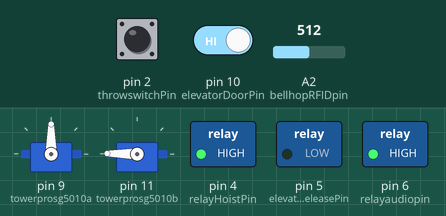
Recording of a sketch running on a simulated Arduino Uno, built with avr-gcc and run on an emulated ATmega328P. On the bench: 2 × servo, switched loads named in the sketch (green lamp = pin HIGH). Inputs (shaded band) come from the test bench; at power-on: pin 2 (throwswitchPin) LOW, pin 10 (elevatorDoorPin) HIGH, A2 (bellhopRFIDpin) = 512. Pins used as bus, display or sensor lines are not drawn; what the sketch prints to the serial monitor is not drawn.

Above: at 1.4 s.
1.5 s: pin 2 (throwswitchPin) pulled HIGH for 0.6 s
At 2.9 s:
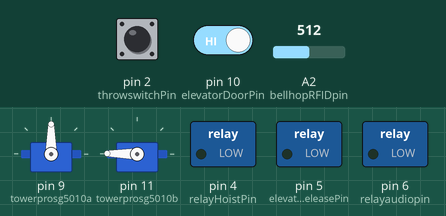
At 9.0 s:
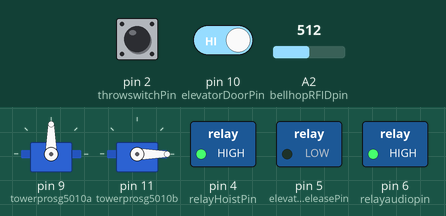
Timing chart, 0 to 10.5 s (numbered marks = the images above; inputs shaded):
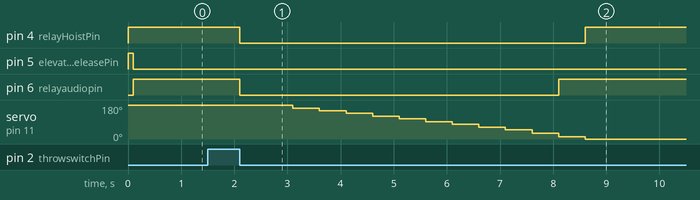

The sketch:

MoCo_Master.ino
```cpp
//This script is responsible for controlling a variety of motion control
//systems, listening for voltages that correspond to button presses, and
//metaphorically unlocking doors. Its primary concern are elevator events
//libraries
//libraries
#include <Servo.h>
//this section reserved for painting eye servo
Servo towerprosg5010a;
Servo towerprosg5010b;

//this variable sets the position of the eyes
int pos = 0;

//these variables are the RFID read values and pins
int bellhopRFIDpin = A2;
int bellhopRFIDvalue = 0;

//this variable is how we check whether we've received a signal yet or not
int eyestatus = 0;

//this section reserved for door entrance control
int elevatorDoorPin = 10;
int elevatorDoorReleasePin = 5;
int elevatordoorstate = 0;
int elevatordoorsafety = 0;
int eyesdisable = 0;

//this section reserved for hoist and hoist relay
int throwswitchPin = 2;
int relayHoistPin = 4;
int switchstate = 0;
int hoiststate = 0;

//elevator vibration trigger
int relayaudiopin = 6;
int audioswitch01state = 0;

//elevator animation system disabled
int animationcomplete = 0;

//attach a pin to open the rear doors automatically
int reardoortriggerpin = 12;

//application
void setup() {
  //painting eye attach to pin 9 and input on
  towerprosg5010a.attach(9);
  pinMode(bellhopRFIDpin,INPUT);
  //elevator interior floor indicator
  towerprosg5010b.attach(11);
  //elevator rw
  pinMode(elevatorDoorReleasePin,OUTPUT);
  pinMode(elevatorDoorPin,INPUT);
  //hoist rw
  pinMode(relayHoistPin,OUTPUT);
  pinMode(throwswitchPin,INPUT);
  //audio rw
  pinMode(relayaudiopin,OUTPUT);
  //rear elevator door trigger
  pinMode(reardoortriggerpin,OUTPUT);
  //set the indicator to the first floor
  towerprosg5010b.write(179); // 1st floor
  //general serial output
  Serial.begin(9600);
}

void loop() {
    //ensure that rear door relay is off
    digitalWrite(reardoortriggerpin,HIGH);
    //ensure the hoist relay switch is off
    digitalWrite(relayHoistPin,HIGH);
    //check that the front door has not been opened, ensure the maglock remains locked
    if (elevatordoorsafety ==  0) {
      digitalWrite(elevatorDoorReleasePin,HIGH);
      delay(100);
    }
    //ensure the vibration system relay is off
    digitalWrite(relayaudiopin,HIGH);
    //this stores the current state of whether the throwswitch is closed or open
    switchstate = digitalRead(throwswitchPin);
    //this stores the current state of the UP button in front of the elevator door
    elevatordoorstate = digitalRead(elevatorDoorPin);
    //this stores whether we are receiving voltage from the RFID reader or not.
    bellhopRFIDvalue = analogRead(bellhopRFIDpin);
    //serialized IFs, needs to have better approach. This section for front elevator door.
    //if the elevator door button isn't being pressed, do nothing
    if (elevatordoorstate == 0) {
      Serial.print(elevatordoorstate);
    } else {
      //if the elevator door button is being pressed, shut off the maglock
      Serial.print(elevatordoorstate);
      digitalWrite(elevatorDoorReleasePin,LOW);
      delay(500);
      //set the safety value to true to disable the maglock for good
      elevatordoorsafety = 1;
      eyesdisable = 1;
    }
    //serialized IFs, needs to have better approach. This section for eyeballs.
    Serial.println(bellhopRFIDvalue);
    if (bellhopRFIDvalue > 1000 && eyesdisable == 0) {
      //this is a simple animation that continues for as long as the RFID is sending a high voltage
      towerprosg5010a.write(40); //left
      delay(500);
      towerprosg5010a.write(105); //return to center
      delay(1000);
      towerprosg5010a.write(160); //right
      delay(500);
      towerprosg5010a.write(105); //return to center
      delay(1000);
      towerprosg5010a.write(40); //left
      delay(500);
      towerprosg5010a.write(105); //return to center
      delay(1000);
      towerprosg5010a.write(40); //left
      delay(500);
      towerprosg5010a.write(105); //return to center
      delay(1000);
      towerprosg5010a.write(160); //right
      delay(500);
      towerprosg5010a.write(105); //return to center
      delay(4000);
    }
    //this is the default, open hoist switch state. Nothing is happening.
    if (switchstate == 1 && animationcomplete == 0) {
      //this conditionally turns the relay on. Reset is dependent on the top of the loop.
      Serial.print(switchstate);
      //power up the hoist
      digitalWrite(relayHoistPin,LOW);
      //power up the rumble
      digitalWrite(relayaudiopin,LOW);
      delay(500);
      towerprosg5010b.write(179); // 1st floor
      delay(500);
      towerprosg5010b.write(164); // 2nd floor
      delay(500);
      towerprosg5010b.write(150); // 3rd floor
      delay(500);
      towerprosg5010b.write(136); // 4th floor
      delay(500);
      towerprosg5010b.write(121); // 5th floor
      delay(500);
      towerprosg5010b.write(107); //6th floor
      delay(500);
      towerprosg5010b.write(92); //7th floor
      delay(500);
      towerprosg5010b.write(78); //8th floor
      delay(500);
      towerprosg5010b.write(62); //9th floor
      delay(500);
      towerprosg5010b.write(48); //10th floor
      delay(500);
      towerprosg5010b.write(30); //11th floor
      delay(500);
      towerprosg5010b.write(13); //12th floor
      digitalWrite(relayaudiopin,HIGH);
      delay(500);
      towerprosg5010b.write(0); //13th floor
      digitalWrite(relayHoistPin,HIGH);
      animationcomplete = 1;
      digitalWrite(reardoortriggerpin,LOW);
      delay(1000);
    } else {
      //do nothing
    }
}
```

Measured:
- after the input at 1.5 s, pin 4 (relayHoistPin): HIGH → LOW after 0.60 s, → HIGH 6.5 s later; pin 6 (relayaudiopin): HIGH → LOW after 0.60 s, → HIGH 6.0 s later; servo on pin 11 (towerprosg5010b): moves from 179° to 0° over 5.5 s, starting after 1.6 s
